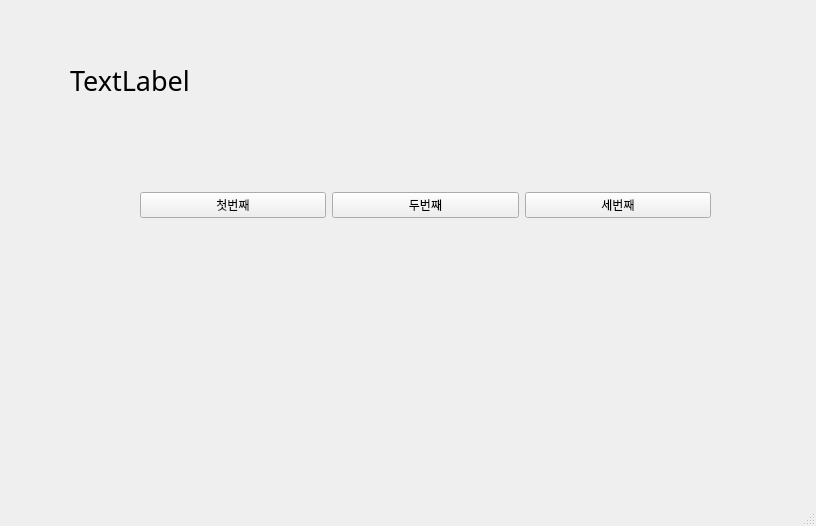
<?xml version="1.0" encoding="UTF-8"?>
<ui version="4.0">
 <class>MainWindow</class>
 <widget class="QMainWindow" name="MainWindow">
  <property name="geometry">
   <rect>
    <x>0</x>
    <y>0</y>
    <width>816</width>
    <height>526</height>
   </rect>
  </property>
  <property name="windowTitle">
   <string>MainWindow</string>
  </property>
  <widget class="QWidget" name="centralwidget">
   <widget class="QWidget" name="horizontalLayoutWidget">
    <property name="geometry">
     <rect>
      <x>140</x>
      <y>140</y>
      <width>571</width>
      <height>131</height>
     </rect>
    </property>
    <layout class="QHBoxLayout" name="horizontalLayout">
     <item>
      <widget class="QPushButton" name="pushButton">
       <property name="text">
        <string>첫번째</string>
       </property>
      </widget>
     </item>
     <item>
      <widget class="QPushButton" name="pushButton_2">
       <property name="text">
        <string>두번째</string>
       </property>
      </widget>
     </item>
     <item>
      <widget class="QPushButton" name="pushButton_3">
       <property name="text">
        <string>세번째</string>
       </property>
      </widget>
     </item>
    </layout>
   </widget>
   <widget class="QLabel" name="label">
    <property name="geometry">
     <rect>
      <x>70</x>
      <y>40</y>
      <width>701</width>
      <height>81</height>
     </rect>
    </property>
    <property name="font">
     <font>
      <family>굴림체</family>
      <pointsize>20</pointsize>
     </font>
    </property>
    <property name="text">
     <string>TextLabel</string>
    </property>
   </widget>
  </widget>
  <widget class="QMenuBar" name="menubar">
   <property name="geometry">
    <rect>
     <x>0</x>
     <y>0</y>
     <width>816</width>
     <height>26</height>
    </rect>
   </property>
  </widget>
  <widget class="QStatusBar" name="statusbar"/>
 </widget>
 <resources/>
 <connections>
  <connection>
   <sender>pushButton</sender>
   <signal>clicked()</signal>
   <receiver>MainWindow</receiver>
   <slot>firstClick()</slot>
   <hints>
    <hint type="sourcelabel">
     <x>183</x>
     <y>224</y>
    </hint>
    <hint type="destinationlabel">
     <x>254</x>
     <y>299</y>
    </hint>
   </hints>
  </connection>
  <connection>
   <sender>pushButton_2</sender>
   <signal>clicked()</signal>
   <receiver>MainWindow</receiver>
   <slot>secondClick()</slot>
   <hints>
    <hint type="sourcelabel">
     <x>402</x>
     <y>232</y>
    </hint>
    <hint type="destinationlabel">
     <x>468</x>
     <y>288</y>
    </hint>
   </hints>
  </connection>
  <connection>
   <sender>pushButton_3</sender>
   <signal>clicked()</signal>
   <receiver>MainWindow</receiver>
   <slot>thirdClick()</slot>
   <hints>
    <hint type="sourcelabel">
     <x>634</x>
     <y>231</y>
    </hint>
    <hint type="destinationlabel">
     <x>697</x>
     <y>286</y>
    </hint>
   </hints>
  </connection>
 </connections>
 <slots>
  <slot>firstClick()</slot>
  <slot>secondClick()</slot>
  <slot>thirdClick()</slot>
 </slots>
</ui>
